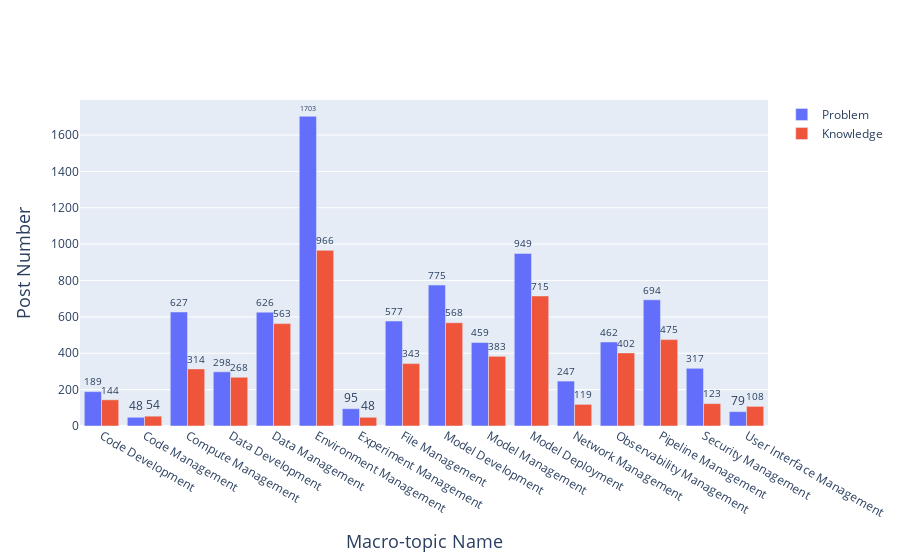

The cell this chart's notebook holds for it:
### Code cell
df = pd.read_json(os.path.join(path_rq12, 'macro-topics.json'))

categories = []
frequency_p = []
frequency_k = [] 

for index, group in df.groupby('Challenge_topic_macro'):
    categories.append(macro_topic_indexing[index])
    frequency_p.append(len(group[group['Challenge_type'] == 'problem']))
    frequency_k.append(len(group[group['Challenge_type'] == 'knowledge']))
    
# Create a stacked bar chart
fig = go.Figure(data=[
    go.Bar(name='Problem', x=categories, y=frequency_p, text=frequency_p, textposition='outside'),
    go.Bar(name='Knowledge', x=categories, y=frequency_k, text=frequency_k, textposition='outside')
])

# Change the bar mode
fig.update_layout(
    barmode='group',
    xaxis_title="Macro-topic Name",
    yaxis_title="Post Number",
    xaxis=dict(title_font=dict(size=18)), 
    yaxis=dict(title_font=dict(size=18)),
)
fig.show()
fig.write_image(os.path.join(path_rq12, 'Macro-topics frequency histogram.pdf'))

### Figure 1 — Plotly figure (JSON) as saved in the notebook; plotly's stock layout.template omitted (floating-point values rounded to 4 significant figures)
{"data": [{"name": "Problem", "text": ["189", "48", "627", "298", "626", "1703", "95", "577", "775", "459", "949", "247", "462", "694", "317", "79"], "textposition": "outside", "type": "bar", "x": ["Code Development", "Code Management", "Compute Management", "Data Development", "Data Management", "Environment Management", "Experiment Management", "File Management", "Model Development", "Model Management", "Model Deployment", "Network Management", "Observability Management", "Pipeline Management", "Security Management", "User Interface Management"], "y": [189, 48, 627, 298, 626, 1703, 95, 577, 775, 459, 949, 247, 462, 694, 317, 79]}, {"name": "Knowledge", "text": ["144", "54", "314", "268", "563", "966", "48", "343", "568", "383", "715", "119", "402", "475", "123", "108"], "textposition": "outside", "type": "bar", "x": ["Code Development", "Code Management", "Compute Management", "Data Development", "Data Management", "Environment Management", "Experiment Management", "File Management", "Model Development", "Model Management", "Model Deployment", "Network Management", "Observability Management", "Pipeline Management", "Security Management", "User Interface Management"], "y": [144, 54, 314, 268, 563, 966, 48, 343, 568, 383, 715, 119, 402, 475, 123, 108]}], "layout": {"barmode": "group", "xaxis": {"title": {"font": {"size": 18}, "text": "Macro-topic Name"}}, "yaxis": {"title": {"font": {"size": 18}, "text": "Post Number"}}}}
